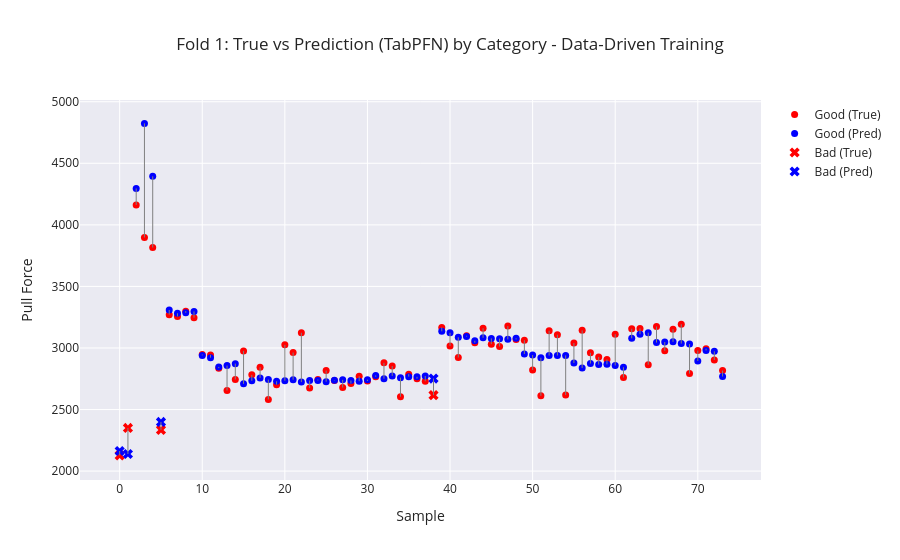
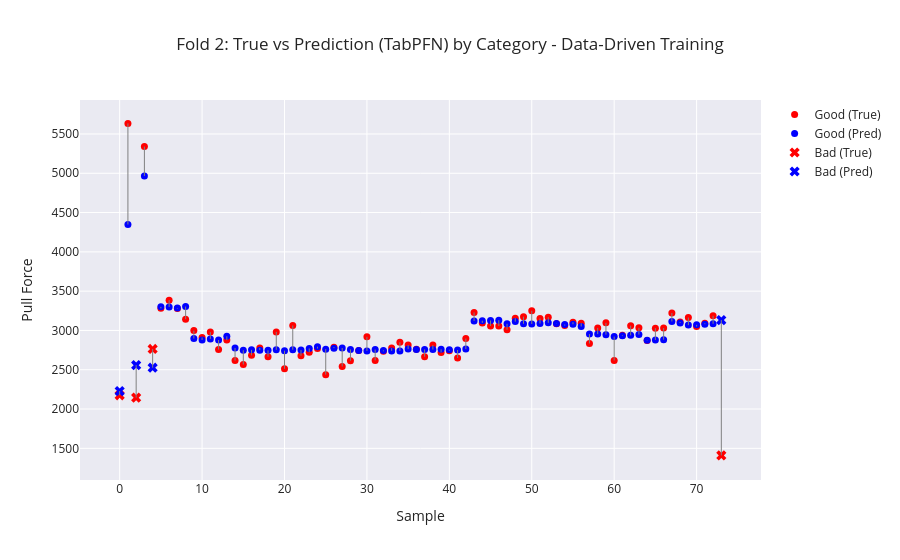
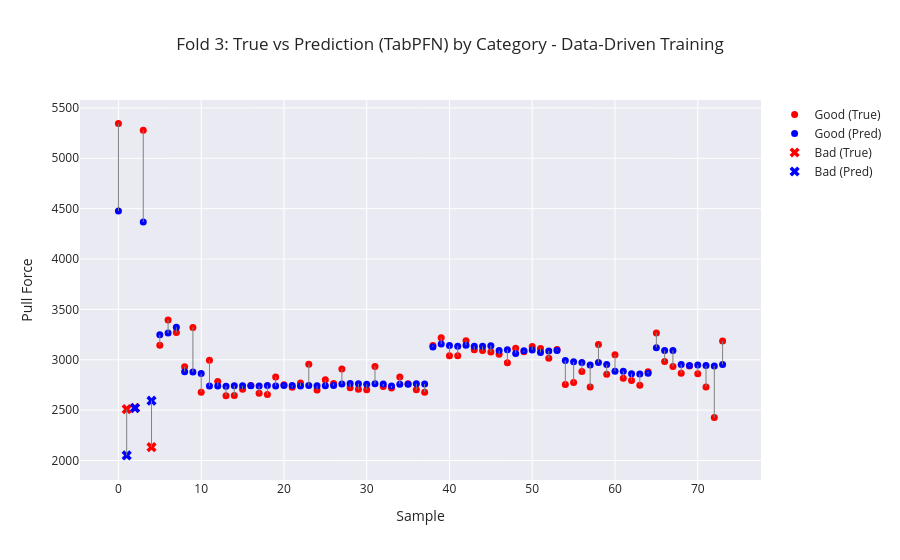
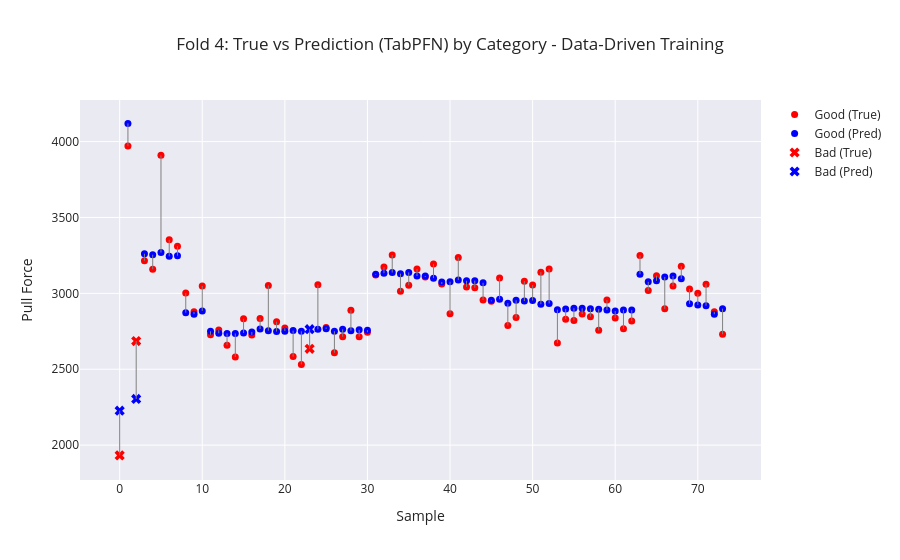

The cell these charts' notebook holds for them, in order:
### Markdown cell above
# Cross Validation

### Code cell
cross_df = pd.read_csv("data/train_dev_data.csv")

skf = StratifiedKFold(n_splits=5, shuffle=True, random_state=42)

mae_list = []
rmse_list = []
R2_list = []

for fold, (train_index, val_index) in enumerate(skf.split(cross_df["Sample ID"], cross_df["Category"])):
    x_tr, y_tr = get_features_and_target(cross_df.iloc[train_index], target_column) 
    x_val, y_val = get_features_and_target(cross_df.iloc[val_index], target_column)

    x_tr_scale = sc.fit_transform(X=x_tr)
    x_val_scale = sc.transform(x_val)

    if model == 'XGBoost':
        dtrain = xgb.DMatrix(x_tr_scale, label=y_tr)
        dval = xgb.DMatrix(x_val_scale, label=y_val)

        params = {
            'objective': 'reg:squarederror',
            'max_depth': 1,
            'eta': 0.57,
            'eval_metric': 'rmse'
        }

        num_boost_round = 20
        bst = xgb.train(params, dtrain, num_boost_round)

        preds = bst.predict(dval)

    elif model == 'RandomForest':

        params = {
            'n_estimators': 11,
            'max_depth': 5,
            'min_samples_split': 2,
            'min_samples_leaf': 4,
            'random_state': 42,
        }

        preds = RandomForestRegressor(**params).fit(x_tr_scale, y_tr).predict(x_val_scale)
        
    else:
        regressor = TabPFNRegressor()
        regressor.fit(x_tr, y_tr)

        preds = regressor.predict(x_val)

    mae  = mean_absolute_error(y_val, preds)
    rmse = root_mean_squared_error(y_val, preds)
    R2   = r2_score(y_val, preds)

    mae_list.append(mae) 
    rmse_list.append(rmse) 
    R2_list.append(R2)

    # Categories
    categories= cross_df.iloc[val_index]["Category"].values

    plot_visualizer(
        true_vals=y_val,
        pred_vals=preds,
        categories=categories,
        title=f"Fold {fold+1}: True vs Prediction ({model}) by Category - Cross-Validation Data-Driven Training"
    )

    print(f"\nFold {fold+1}")
    print("MAE :", mae)
    print("RMSE:", rmse)
    print("R²  :", R2)

mae_mean = np.mean(mae_list) 
rmse_mean = np.mean(rmse_list) 
R2_mean = np.mean(R2_list)
